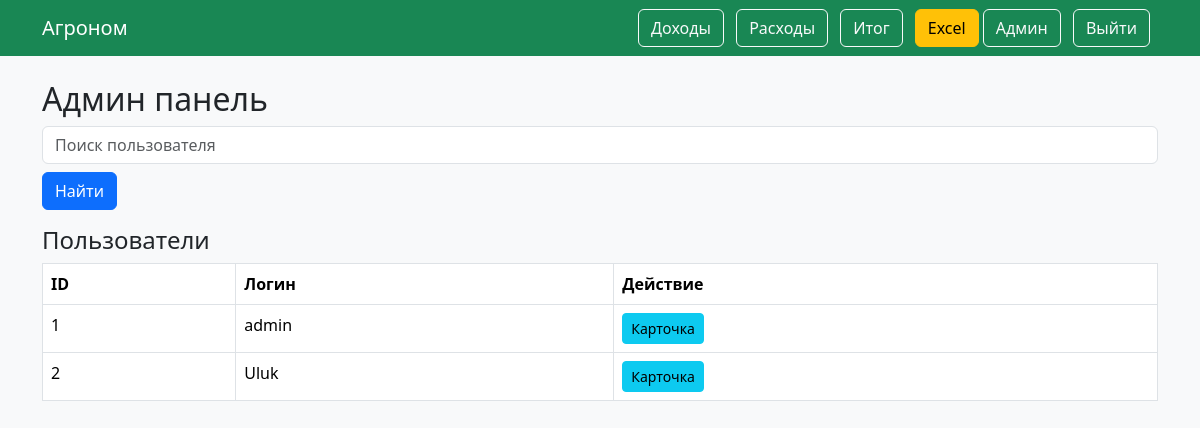
The page /admin (signed in) on the database its author committed.
### models.py (models this page shows)
class User(UserMixin, db.Model):
    id = db.Column(db.Integer, primary_key=True)
    username = db.Column(db.String(100), unique=True, nullable=False)
    password = db.Column(db.String(200), nullable=False)
    role = db.Column(db.String(20), default="user")

### app.py (the view)
@app.route('/admin')
@login_required
def admin_panel():
    if current_user.role != "admin":
        return "Доступ запрещён", 403
    search = request.args.get('search')
    if search:
        users = User.query.filter(User.username.contains(search)).all()
    else:
        users = User.query.all()
    return render_template("admin.html", users=users)

### app.py (called while the page is built)
@login_manager.user_loader
def load_user(user_id):
    return User.query.get(int(user_id))

### templates/admin.html
{% extends 'base.html' %}
{% block content %}
<h2>Админ панель</h2>
<form method="GET" class="mb-3">
  <input type="text" name="search" class="form-control" placeholder="Поиск пользователя">
  <button class="btn btn-primary mt-2">Найти</button>
</form>
<h4>Пользователи</h4>
<table class="table table-bordered">
  <tr>
    <th>ID</th>
    <th>Логин</th>
    <th>Действие</th>
  </tr>
  {% for u in users %}
  <tr>
    <td>{{ u.id }}</td>
    <td>{{ u.username }}</td>
    <td>
      <a href="/user/{{ u.id }}" class="btn btn-sm btn-info">
        Карточка
      </a>
    </td>
  </tr>
  {% endfor %}
</table>
{% endblock %}

### rows shown on the page
User: id "1", username "admin"
User: id "2", username "Uluk"
